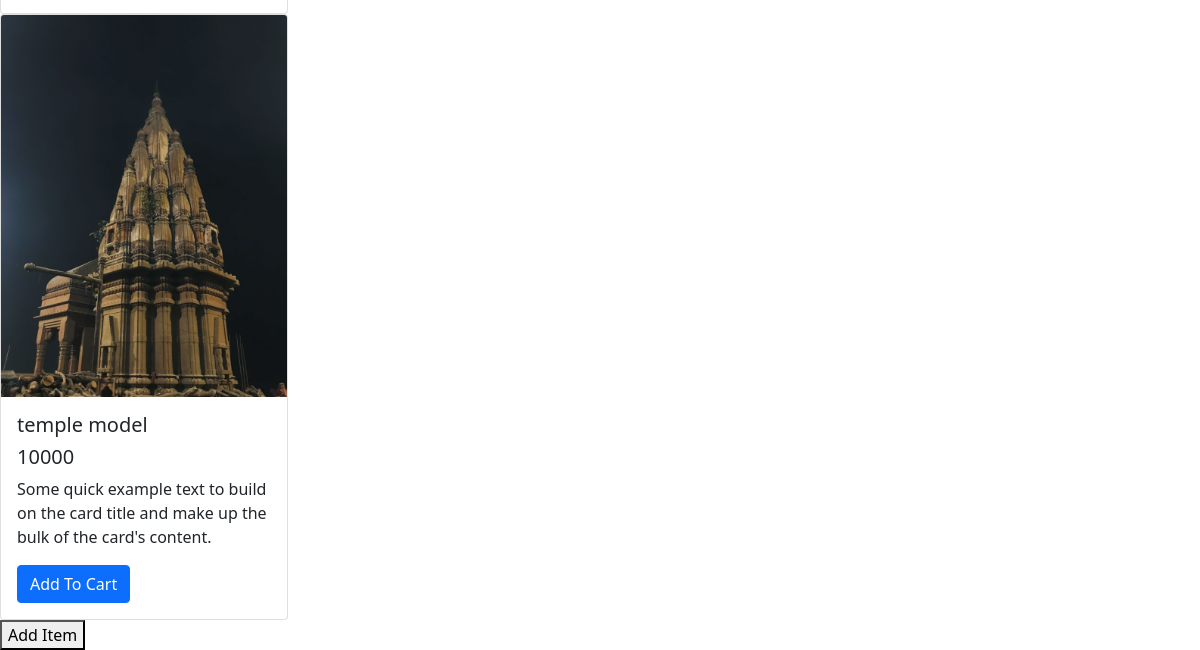
/ (lower part), run on an earlier commit of the app's database.
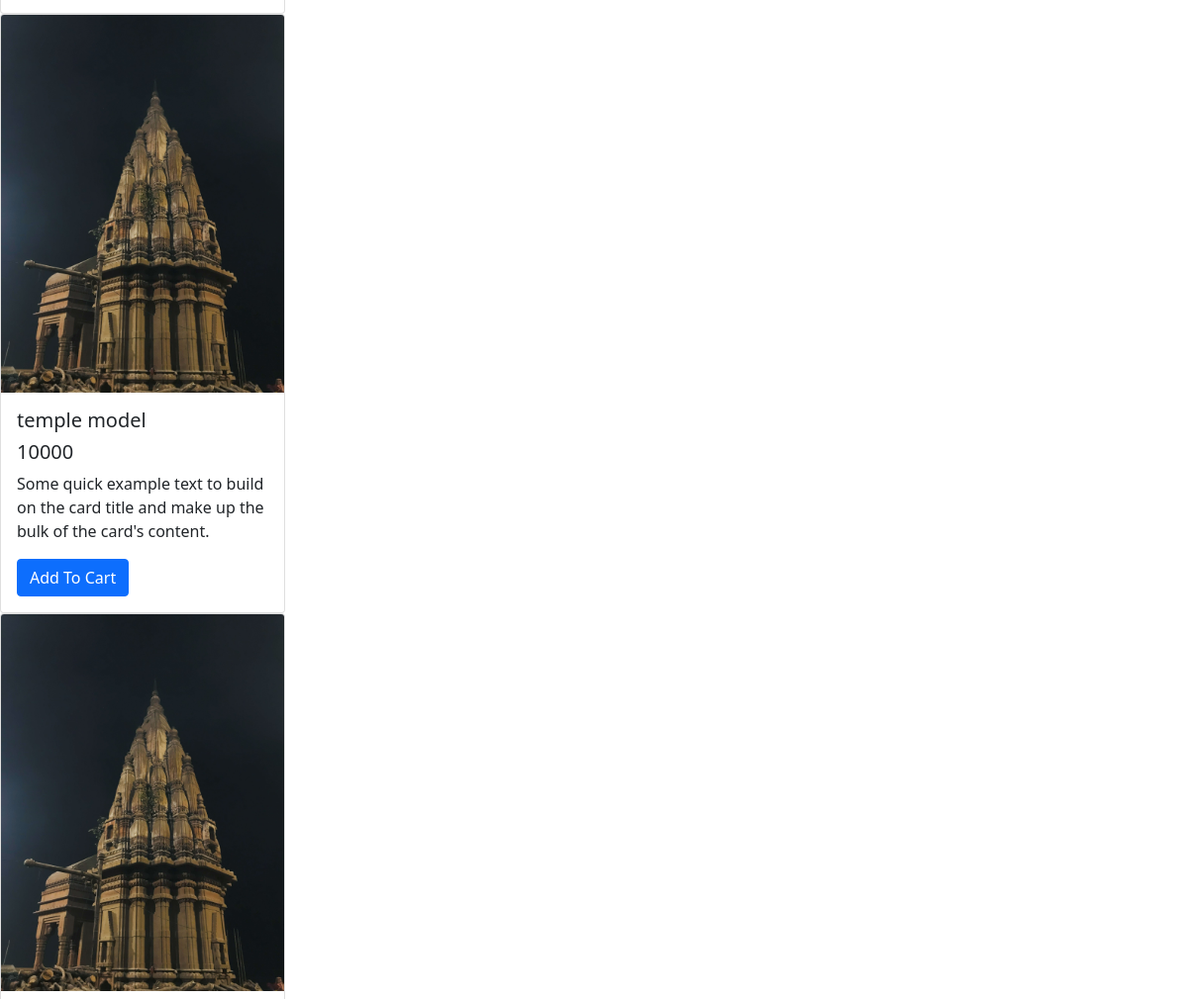
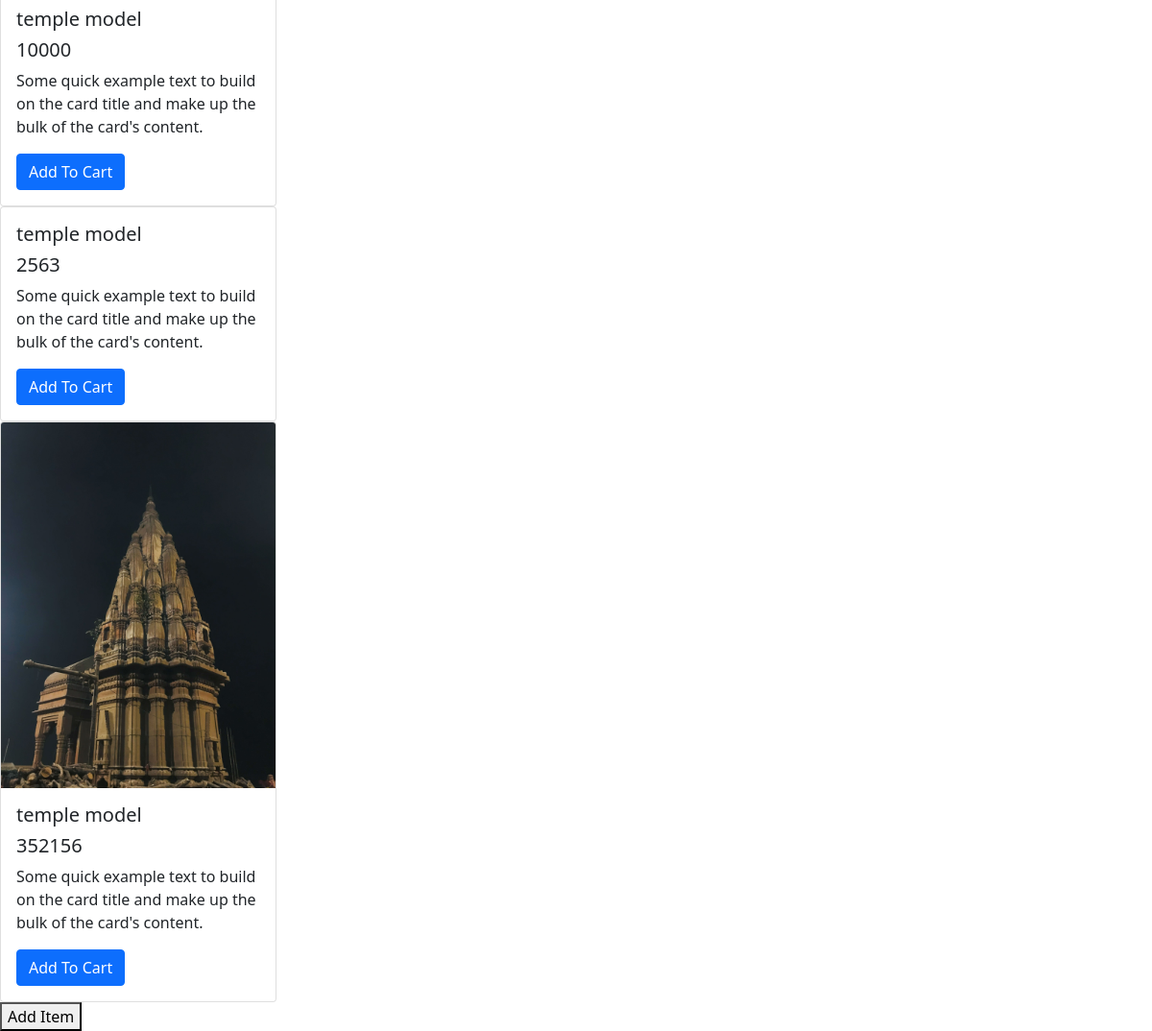
And on a later commit of the database (2 pictures, top to bottom).
### app/models.py (models this page shows, shortened)
class Item(models.Model):
    itemname = models.CharField(max_length=200)   # For storing item name
    itemPrice = models.IntegerField()  # For price with decimals
    itemImage = models.ImageField(upload_to='items/')  # Stores image in MEDIA/items/

### app/views.py (the view, shortened to what this page needs)
# urls.py: path('',views.landing,name='landing'),
def landing(req):
    items = Item.objects.all()
    return render(req,'landing.html',{'items': items})

### app/templates/landing.html (shortened to what this page needs)
<!DOCTYPE html>
<html lang="en">
  <head>
    <link
      href="https://cdn.jsdelivr.net/npm/bootstrap@5.0.2/dist/css/bootstrap.min.css"
      rel="stylesheet"
    />
  </head>
  <body>
    {% if items %}
    {% for item in items %}
    <div class="card" style="width: 18rem; ">
      <img src="{{ item.itemImage.url }}" class="card-img-top" alt="">
        <div class="card-body">
           <h5 class="card-title">{{ item.itemname }}</h5>
           <h5 class="card-title">{{ item.itemPrice }}</h5>
           <p class="card-text">Some quick example text to build on the card title and make up the bulk of the card's content.</p>
           <a href="{% url 'addtocart' pk=item.id %}" class="btn btn-primary">Add To Cart</a>
        </div>
    </div>
    {% endfor %}
    {% endif %}
    <form method="POST" enctype="multipart/form-data">
      <button type="submit">Add Item</button>
    </form>
  </body>
</html>

What changed in the data, as far as the page shows it:
added Item: itemImage (picture), itemname "temple model", itemPrice "10000"
added Item: itemname "temple model", itemPrice "2563"
added Item: itemImage (picture), itemname "temple model", itemPrice "352156"
